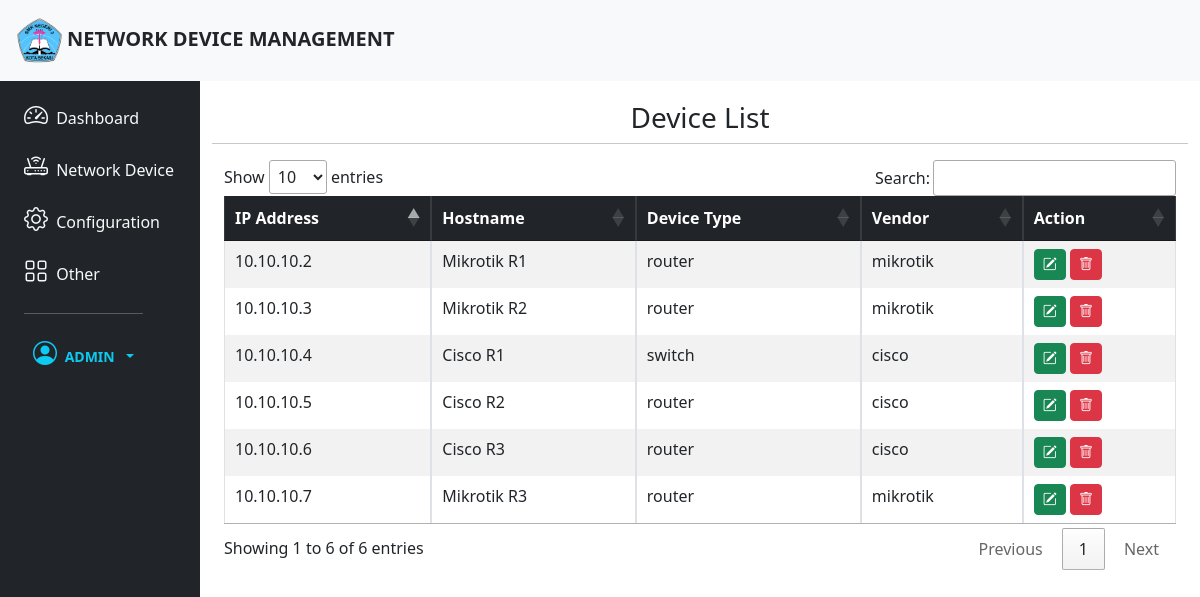
The app's page /devices/ (signed in) with its own data.
### NetworkManager/models.py (models this page shows, shortened)
class Device(models.Model):
    IP_address = models.CharField(max_length=255)
    hostname = models.CharField(max_length=255)
    username = models.CharField(max_length=255)
    password = models.CharField(max_length=255, blank=True)
    SSH_port = models.IntegerField(default=22)
    CHOOSE_VENDOR= (
        ('mikrotik', 'Mikrotik'),
        ('cisco', 'Cisco')
    )
    vendor = models.CharField(max_length=255, choices= CHOOSE_VENDOR, blank=True)
    TYPE_CHOICES = (
        ('router', 'Router'),
        ('switch', 'Switch')
    )
    device_type = models.CharField(max_length=255, choices=TYPE_CHOICES, blank=True)

### NetworkManager/views.py (the view)
# urls.py: path('devices/',views.devices, name = 'devices'),
@login_required
def devices(request):
    all_devices = Device.objects.all()
    context = {
        'all_devices': all_devices,
        'total_devices' : len(all_devices)
    }
    return render(request, 'devices.html', context)

### templates/devices.html
{% extends "base.html" %}
{% block content %}
<div class="col py-1">
    <div class="container">
        <div class="row">
            <h3 class="text-center mt-3">Device List</h3>
            <hr>
        </div>
        <div class="table-responsive">
            <table class="table table-striped table-bordered table-hover" id="responsive-table">
                <thead>
                    <tr class="table-dark">
                        <th scope="col">IP Address</th>
                        <th scope="col">Hostname</th>
                        <th scope="col">Device Type</th>
                        <th scope="col">Vendor</th>
                        <th scope="col">Action</th>
                    </tr>
                </thead>
                <tbody class="table-group-divider">
                    {% for device in all_devices %}
                    <tr>
                        <td>{{ device.IP_address }}</td>
                        <td>{{ device.hostname }}</td>
                        <td>{{ device.device_type }}</td>
                        <td>{{ device.vendor }}</td>
                        <td>
                            <a href="/admin/NetworkManager/device/{{device.id}}/change" class="d-none d-sm-inline-block btn btn-sm btn-success"><i class="bi bi-pencil-square text-white"></i></a>
                            <a href="/admin/NetworkManager/device/{{device.id}}/delete" class="d-none d-sm-inline-block btn btn-sm btn-danger"><i class="bi bi-trash text-white"></i></a>
                        </td>
                    </tr>
                    {% endfor %}
                </tbody>
            </table>
        </div>
    </div>
</div>
{% endblock content %}

### templates/base.html (shortened to what this page needs)
<!DOCTYPE html>
<html lang="en">
<head>
    {% load static %}
    <link rel="stylesheet" href="{% static 'bootstrap-5.3.0-dist/css/bootstrap.min.css' %}">
    <link rel="stylesheet" href="{% static 'bootstrap-icons-1.10.5/font/bootstrap-icons.min.css' %}">
    <link rel="stylesheet" href="{% static 'DataTables/datatables.min.css' %}"/>
</head>
<body>
    <header>
        <nav class="navbar bg-light ">
            <div class="container-fluid">
                <a class="navbar-brand text-uppercase fw-bold text-dark" href="{% url 'home' %}" id="navbar">
                    <img src="{% static 'img/SMKN3Bekasi.png' %}" alt="Logo" width="55" height="55"
                        class="d-inline-block align-text-center p-1">Network Device Management
                </a>
            </div>
        </nav>
    </header>
    <section>
        <div class="container-fluid">
            <div class="row">
                <div class="container-fluid">
                    <div class="row flex-nowrap">
                        <div class="col-auto col-md-3 col-xl-2 px-sm-2 px-0 bg-dark">
                            <div
                                class="d-flex flex-column align-items-center align-items-sm-start px-3 pt-2 text-dark min-vh-100">
                                <ul class="nav nav-pills flex-column mb-sm-auto mb-0 align-items-center align-items-sm-start" id="menu">
                                    <li class="nav-item">
                                        <a href="{% url 'home' %}" class="nav-link align-middle px-0 text-light">
                                            <i class="fs-4 bi-speedometer2"></i> <span class="ms-1 d-none d-sm-inline ">Dashboard</span>
                                        </a>
                                    </li>
                                    <li>
                                        <a href="#submenu1" data-bs-toggle="collapse" class="nav-link px-0 align-middle text-light">
                                            <i class="fs-4 bi bi-router"></i> <span class="ms-1 d-none d-sm-inline">Network Device</span> </a>
                                    </li>
                                    <li>
                                        <a href="#submenu2" data-bs-toggle="collapse" class="nav-link px-0 align-middle text-light">
                                            <i class="fs-4 bi-gear"></i> <span class="ms-1 d-none d-sm-inline">Configuration</span></a>
                                    </li>
                                    <li>
                                        <a href="#submenu3" data-bs-toggle="collapse" class="nav-link px-0 align-middle text-light">
                                            <i class="fs-4 bi-grid"></i> <span class="ms-1 d-none d-sm-inline">Other</span></a>
                                    </li>
                                    <li>
                                        <div class="dropdown">
                                            <hr class="text-light">
                                            <button href="#"
                                                class="btn btn-sm btn-close-white text-info dropdown-toggle"
                                                id="dropdownUser1" data-bs-toggle="dropdown" aria-expanded="false">
                                                <i class="fs-4 bi bi-person-circle"></i>
                                                <span class="d-none d-sm-inline mx-1 text-uppercase fw-bold">{{request.user.username}}</span>
                                            </button>
                                        </div>
                                    </li>
                                </ul>
                            </div>
                        </div>
                        {% block content %}
                        {% endblock %}
                    </div>
                </div>
            </div>
        </div>
    </section>
</body>
</html>

### records on screen
Device: IP_address "10.10.10.2", hostname "Mikrotik R1", device_type "router", vendor "mikrotik"
Device: IP_address "10.10.10.3", hostname "Mikrotik R2", device_type "router", vendor "mikrotik"
Device: IP_address "10.10.10.4", hostname "Cisco R1", device_type "switch", vendor "cisco"
Device: IP_address "10.10.10.5", hostname "Cisco R2", device_type "router", vendor "cisco"
Device: IP_address "10.10.10.6", hostname "Cisco R3", device_type "router", vendor "cisco"
Device: IP_address "10.10.10.7", hostname "Mikrotik R3", device_type "router", vendor "mikrotik"

### other values on screen
{{ request.user.username }} "ADMIN"
